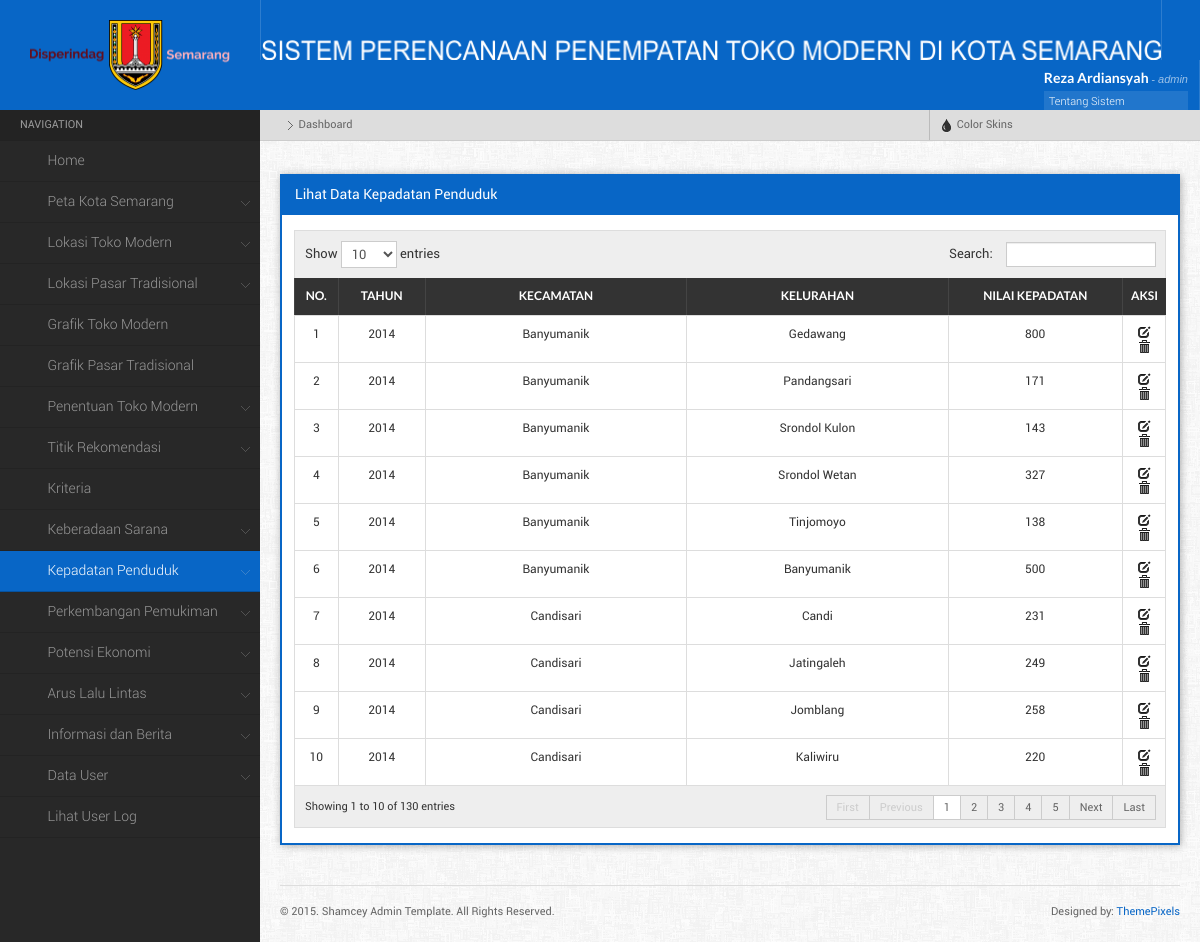
The app's page /main.php?menu=lihatKepadatan (signed in), older data.
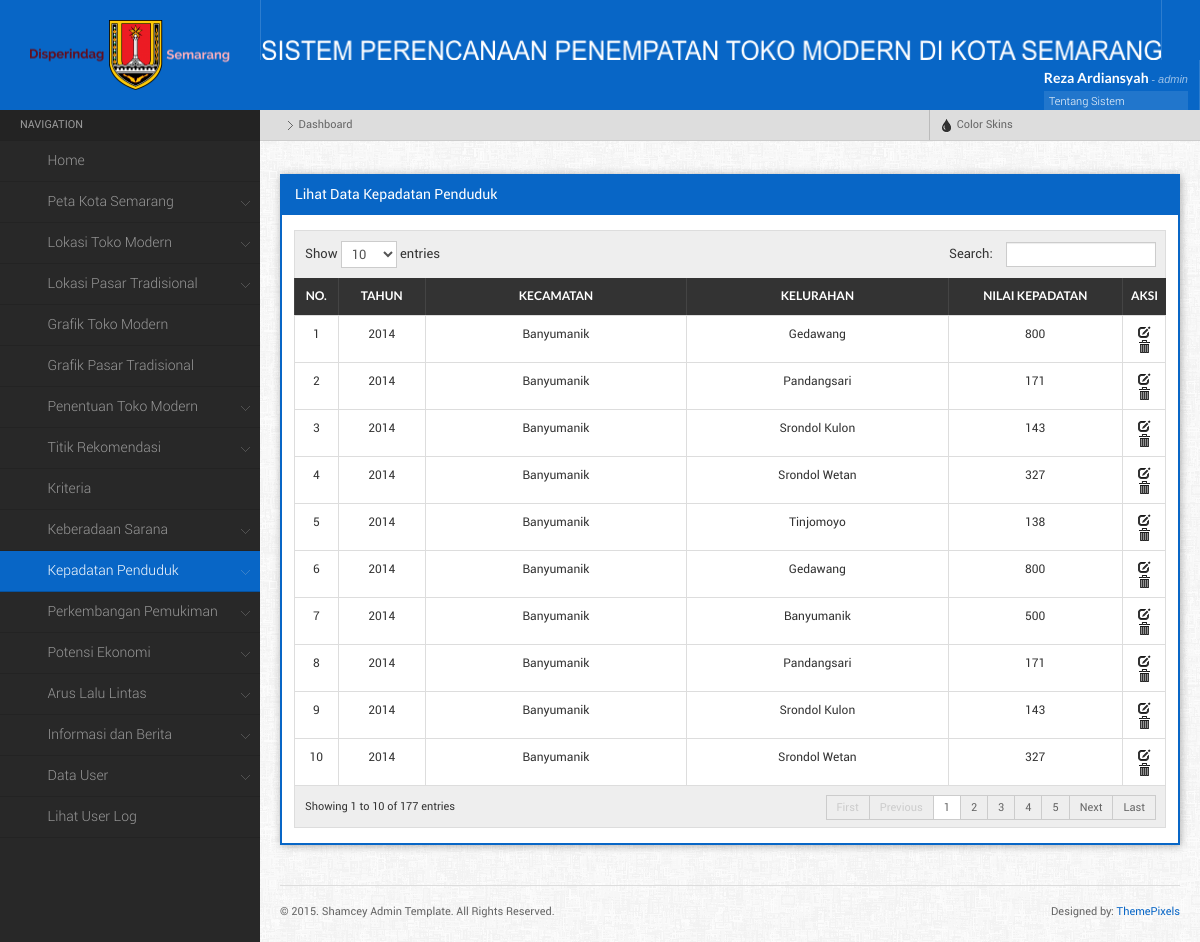
The same page, newer data.
### tables this page shows
CREATE TABLE IF NOT EXISTS `kepadatan_penduduk` (
  `id_kepadatan` int(11) NOT NULL AUTO_INCREMENT,
  `id_kelurahan` int(11) NOT NULL,
  `tahun` year(4) NOT NULL,
  `nilai_kepadatan` int(11) NOT NULL,
  `id_klasifikasikepadatan` int(11) NOT NULL,
  PRIMARY KEY (`id_kepadatan`)
);

CREATE TABLE IF NOT EXISTS `kecamatan` (
  `id_kecamatan` int(11) NOT NULL AUTO_INCREMENT,
  `nama_kecamatan` varchar(50) NOT NULL,
  `latitude` varchar(25) NOT NULL,
  `longitude` varchar(25) NOT NULL,
  PRIMARY KEY (`id_kecamatan`)
);

CREATE TABLE IF NOT EXISTS `kelurahan` (
  `id_kelurahan` int(11) NOT NULL AUTO_INCREMENT,
  `id_kecamatan` int(11) NOT NULL,
  `Kelurahan` char(50) DEFAULT NULL,
  `Geometry` longblob,
  `Luas` decimal(10,3) DEFAULT NULL,
  `XMin` int(11) DEFAULT NULL,
  `XMax` int(11) DEFAULT NULL,
  `YMin` int(11) DEFAULT NULL,
  `YMax` int(11) DEFAULT NULL,
  `id_lokasi` int(11) NOT NULL,
  PRIMARY KEY (`id_kelurahan`)
);

### component/lihat_kepadatan.php (the view, shortened to what this page needs)
<?php
	$query = mysql_query("SELECT * FROM kepadatan_penduduk a, kelurahan b, kecamatan c
							WHERE a.id_kelurahan = b.id_kelurahan
							AND b.id_kecamatan = c.id_kecamatan
							ORDER BY tahun DESC, c.id_kecamatan ASC") or die (mysql_error());
    echo "<div class=\"widget\">
			<h4 class=\"widgettitle\">Lihat Data Kepadatan Penduduk</h4>
			<div class=\"widgetcontent\">
            <table id=\"dyntable\" class=\"table table-bordered responsive\">
                <thead>
                    <tr>
                        <th></th>
                        <th><center>No.</th>
						<th><center>Tahun</th>
                        <th><center>Kecamatan</th>
						<th><center>Kelurahan</th>
						<th><center>Nilai Kepadatan</th>
						<th><center>Aksi</th>
                    </tr>
                </thead>
				<tbody>";
				$no = 1;
				while($pecah = mysql_fetch_array($query)){
					echo "<tr class=\" \">
						<td></td>
						<td style='width:5%;'><center>$no</td>
						<td style='width:10%;'><center>$pecah[tahun]</td>
						<td style='width:30%;'><center>$pecah[nama_kecamatan]</td>
						<td style='width:30%;'><center>$pecah[Kelurahan]</td>
						<td style='width:20%;'><center>$pecah[nilai_kepadatan]</td>
						<td class=\"center\" style=\"width: 5%;\">
							<a href= \"main.php?menu=editKepadatan&id_kepadatan=$pecah[id_kepadatan]\" title=\"Edit\"><i  class=\"icon-edit\"></i></a>
							<a href=\"main.php?menu=hapusKepadatan&id_kepadatan=$pecah[id_kepadatan]\" title=\"Hapus\" onClick=\"return confirm('Apakah Anda yakin ingin menghapus data ini?')\" class=\"icon-trash\"><i></i></a>
						</td>";
					echo "</td>
					</tr>";
				$no++;
				};
				echo "</tbody>
			</table>
		</div>
		</div>
	";
?>

Row changes from the older to the newer data that the page shows:
no longer on this page (row unchanged): kepadatan_penduduk: tahun "2014", kecamatan.nama_kecamatan "Candisari", id_kelurahan.Kelurahan "Candi", nilai_kepadatan "231"
no longer on this page (row unchanged): kepadatan_penduduk: tahun "2014", kecamatan.nama_kecamatan "Candisari", id_kelurahan.Kelurahan "Jatingaleh", nilai_kepadatan "249"
no longer on this page (row unchanged): kepadatan_penduduk: tahun "2014", kecamatan.nama_kecamatan "Candisari", id_kelurahan.Kelurahan "Jomblang", nilai_kepadatan "258"
no longer on this page (row unchanged): kepadatan_penduduk: tahun "2014", kecamatan.nama_kecamatan "Candisari", id_kelurahan.Kelurahan "Kaliwiru", nilai_kepadatan "220"
added kepadatan_penduduk: tahun "2014", kecamatan.nama_kecamatan "Banyumanik", id_kelurahan.Kelurahan "Gedawang", nilai_kepadatan "800"
added kepadatan_penduduk: tahun "2014", kecamatan.nama_kecamatan "Banyumanik", id_kelurahan.Kelurahan "Pandangsari", nilai_kepadatan "171"
added kepadatan_penduduk: tahun "2014", kecamatan.nama_kecamatan "Banyumanik", id_kelurahan.Kelurahan "Srondol Kulon", nilai_kepadatan "143"
added kepadatan_penduduk: tahun "2014", kecamatan.nama_kecamatan "Banyumanik", id_kelurahan.Kelurahan "Srondol Wetan", nilai_kepadatan "327"
Text that changed along with them:
text written by a page script: "Show entries Search: Showing 1 to 10 of 130 entries First Previous 1 2 3 4 5 Next Last" → "Show entries Search: Showing 1 to 10 of 177 entries First Previous 1 2 3 4 5 Next Last"
